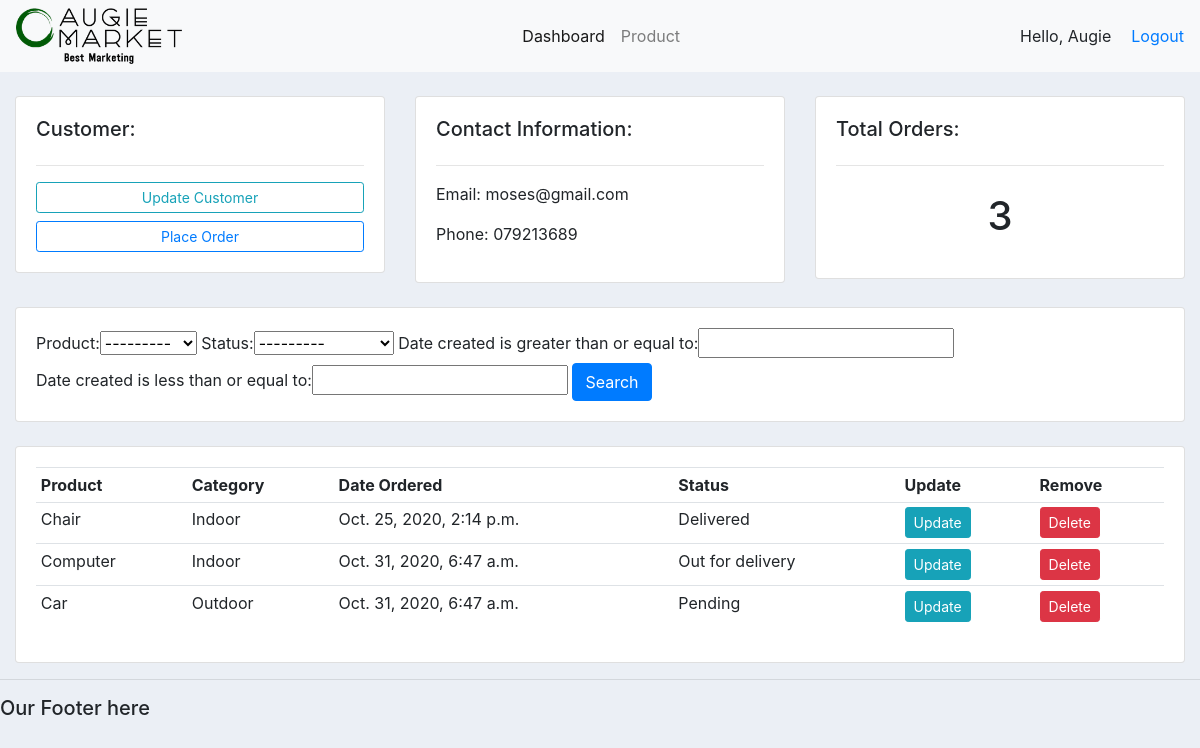
/customer/2 (signed in), run on the app's committed database.
### accounts/models.py (models this page shows, shortened)
class Customer(models.Model):
    user = models.OneToOneField(User, null=True, blank=True, on_delete=models.CASCADE)
    name = models.CharField(max_length=200, null=True)
    phone_number = models.CharField(max_length=50, null=True)
    email = models.CharField(max_length=100, null=True)
    profile_pic = models.ImageField(default= "male.png",null=True, blank=True)
    date_created = models.DateTimeField(auto_now=True, null=True)

class Order(models.Model):
    STATUS = (('Pending', 'Pending'), ('Out for delivery', 'Out for delivery'), ('Delivered', 'Delivered'))
    product = models.ForeignKey(Product, null=True,on_delete=models.SET_NULL)
    customer = models.ForeignKey(Customer, null=True,on_delete=models.SET_NULL)
    date_created = models.DateTimeField(auto_now=True, null=True)
    status = models.CharField(max_length=200, null=True, choices=STATUS)

class Product(models.Model):
    CATEGORY = (('Indoor', 'Indoor'), ('Outdoor', 'Outdoor'))
    product_name = models.CharField(max_length=200, null=True)
    price = models.FloatField(null=True)
    category = models.CharField(max_length=200, null=True, choices=CATEGORY)
    description = models.CharField(max_length=200, null=True, blank=True)
    date_created = models.DateTimeField(auto_now=True, null=True)
    tags = models.ManyToManyField(Tag)
    def __str__(self):
        return self.product_name

### accounts/decorators.py (the view)
        def wrapper_func(request, *args, **kwargs):
            group = None
            if request.user.groups.exists():
                group = request.user.groups.all()[0].name
            if group in allowed_roles:
                return view_func(request, *args, **kwargs)
            else:
                return HttpResponse('You are not authorized to view this page')

### accounts/views.py (called while the page is built)
@login_required(login_url='login')
@allowed_users(allowed_roles=['admin'])
def customer(request, pk):
    customer = Customer.objects.get(id=pk)
    orders = customer.order_set.all()
    order_count = orders.count()
    myFilter = OrderFilter(request.GET, queryset=orders)
    orders = myFilter.qs
    context = {'customer': customer, 'orders': orders,
               'order_count': order_count, 'myFilter': myFilter}
    return render(request, 'accounts/customer.html', context)

### accounts/templates/accounts/customer.html
{% extends 'accounts/main.html' %}
{% block content %}
    <div class="container-fluid">
        <br>
        <div class="row">
            <div class="col-md">
                <div class="card card-body">
                    <h5>Customer:</h5>
                    <hr>
                    <a class="btn btn-outline-info btn-sm btn-block" href="">Update Customer</a>
                    <a class="btn btn-outline-primary btn-sm btn-block" href="{% url 'create_order' customer.id %}">Place Order</a>
                </div>
            </div>
            <div class="col-md">
                <div class="card card-body">
                    <h5>Contact Information:</h5>
                    <hr>
                    <p>Email: {{ customer.email }} </p>
                    <p>Phone: {{ customer.phone_number }} </p>
                </div>
            </div>
            <div class="col-md">
                <div class="card card-body">
                    <h5>Total Orders:</h5>
                    <hr>
                    <h1 style="text-align: center; padding: 10px"> {{ order_count }} </h1>
                </div>
            </div>
        </div>
        <br>
        <div class="row">
            <div class="col">
                <div class="card card-body">
                    <form action="" method="get">
                        {{ myFilter.form }}
                        <button class="btn btn-primary" type="submit">Search</button>
                    </form>
                </div>
            </div>
        </div>
        <br>
        <div class="row">
            <div class="col-md">
                <div class="card card-body">
                    <table class="table table-sm">
                        <tr>
                            <th>Product</th>
                            <th>Category</th>
                            <th>Date Ordered</th>
                            <th>Status</th>
                            <th>Update</th>
                            <th>Remove</th>
                        </tr>
                        {% for order in orders %}
                            <tr>
                                <td>{{ order.product }}</td>
                                <td>{{ order.product.category }}</td>
                                <td>{{ order.date_created }}</td>
                                <td>{{ order.status}}</td>
                                <td><a class="btn btn-sm btn-info" href="{% url 'update_order' order.id %}">Update</a></td>
                                <td><a class="btn btn-sm btn-danger" href="{% url 'delete_order' order.id %}">Delete</a></td>
                            </tr>
                        {% endfor %}
                    </table>
                </div>
            </div>
        </div>
    </div>
{% endblock  %}

### accounts/templates/accounts/navbar.html (shortened to what this page needs)
{% load static %}
<nav class="navbar navbar-expand-lg navbar-light bg-light">
    <img src="{% static 'images/logo.png'%}" alt="Logo Images" id="logo" height="80px">
    <div class="collapse navbar-collapse justify-content-center"  id="navbarNavDropdown">
        <ul class="navbar-nav ">
            {% if request.user.is_staff %}
                <li class="nav-item active">
                    <a class="nav-link" href="{% url 'home' %}">Dashboard</a>
                </li>
                <li class="nav-item">
                    <a class="nav-link" href="{% url 'product' %}">Product</a>
                </li>
            {% endif %}
        </ul>
    </div>
    <span style= margin-right:20px>Hello, {{request.user}} </span>
    <span><a href=" {% url 'logout' %} ">Logout</a></span>
</nav>

### static/css/main.css (style rules this page uses)
body { background-color: #ebeff5; }
#logo { height: 3.5em; }

### data on the page
Customer: email "moses@gmail.com", phone_number "079213689"
Order: product "Chair", product.category "Indoor", date_created "Oct. 25, 2020, 2:14 p.m.", status "Delivered"
Order: product "Computer", product.category "Indoor", date_created "Oct. 31, 2020, 6:47 a.m.", status "Out for delivery"
Order: product "Car", product.category "Outdoor", date_created "Oct. 31, 2020, 6:47 a.m.", status "Pending"

### other printed values
{{ request.user }} "Augie"
{{ order_count }} "3"
